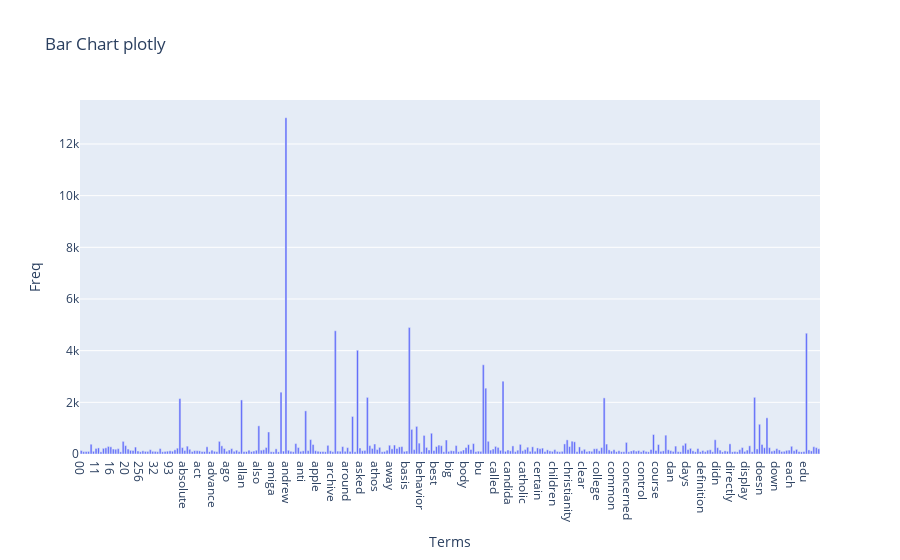

The cell this chart's notebook holds for it:
### Markdown cell above
### >>> **Exercise 12 (take home):**
If you want a nicer interactive visualization here, I would encourage you try to install and use plotly to achieve this.

### Code cell
# Answer here
import pandas as pd
import plotly.express as px

term_frequencies = []
for j in range(0,X_counts.shape[1]):
    term_frequencies.append(sum(X_counts[:,j].toarray()))


term_frequencies = np.asarray(X_counts.sum(axis=0))[0]

data = {
    'Terms':count_vect.get_feature_names_out()[:300],
    'Freq':term_frequencies[:300]
}

df = pd.DataFrame(data)

fig = px.bar(df,
             x='Terms',
             y='Freq',
             title='Bar Chart plotly')

fig.show()

### Figure 1 — Plotly figure (JSON) as saved in the notebook; plotly's stock layout.template omitted (floating-point values rounded to 4 significant figures; data arrays with more than 128 entries replaced by an {"elided": "..."} marker saying what was removed)
{"data": [{"alignmentgroup": "True", "hovertemplate": "Terms=%{x}<br>Freq=%{y}<extra></extra>", "legendgroup": "", "marker": {"color": "#636efa", "pattern": {"shape": ""}}, "name": "", "offsetgroup": "", "orientation": "v", "showlegend": false, "textposition": "auto", "type": "bar", "x": {"elided": "300 str values"}, "xaxis": "x", "y": {"elided": "300 int values"}, "yaxis": "y"}], "layout": {"barmode": "relative", "legend": {"tracegroupgap": 0}, "title": {"text": "Bar Chart plotly"}, "xaxis": {"anchor": "y", "domain": [0, 1], "title": {"text": "Terms"}}, "yaxis": {"anchor": "x", "domain": [0, 1], "title": {"text": "Freq"}}}}
